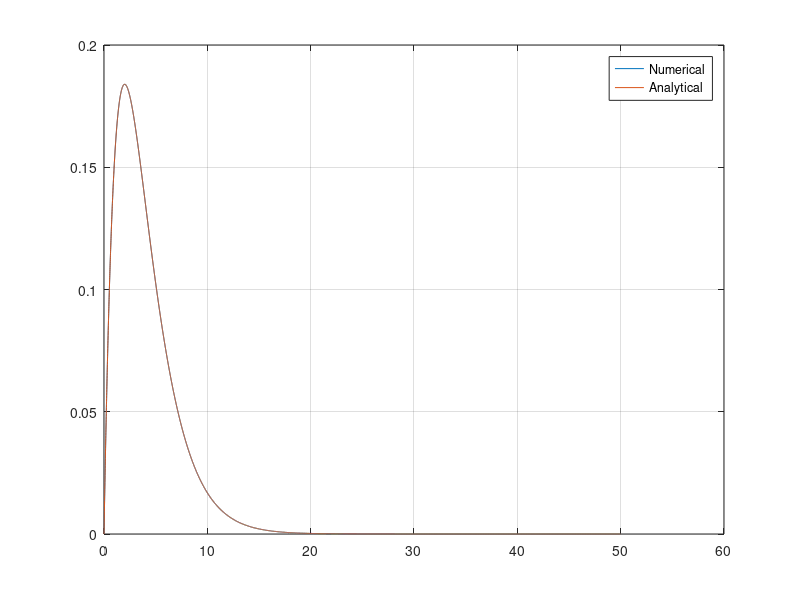

The MATLAB script that drew this image:
%% FFT Gamma density

clear
clc

alpha = 2;
beta = 0.5;
mu = 1;
sigma = 1;

B = 1000;
N=2^15;
eta=B/N;
lambda = 2*pi/B;
b = 0;%lambda*N/2;
u=[0:N-1]*eta;
w = ones(1,N); w(1)=1/2;
x = -b+lambda*[0:N-1];
phi = ((1-1i*u/beta).^(-alpha)).*w;%exp(1i*mu*u-(sigma*u).^2/2).*w;%
f = fft((1/pi)*exp(1i*u*b).*phi*eta);
f_ex=((beta^alpha)/gamma(alpha))*x.^(alpha-1).*exp(-beta*x);%(1/(sigma*sqrt(2*pi)))*exp(-0.5*((x-mu)/sigma).^2);%

figure
hold on
grid on
box on
[~,Nmax] = min((x-50).^2);
%Nmax=N;
plot(x(1:Nmax),f(1:Nmax));
plot(x(1:Nmax),f_ex(1:Nmax))
legend('Numerical','Analytical')
hold off